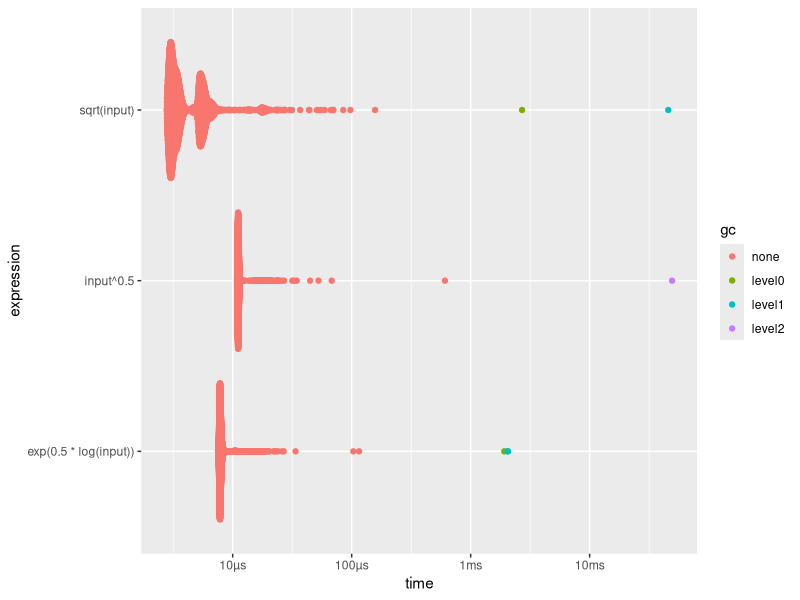

The R source for this figure:
input <- 1:1000

bm <-
  bench::mark(
    sqrt(input),
    input^0.5,
    exp(0.5 * log(input))
  )

bm

tibble::glimpse(bm)

plot(bm)  # requires tidyr and ggbeeswarm
